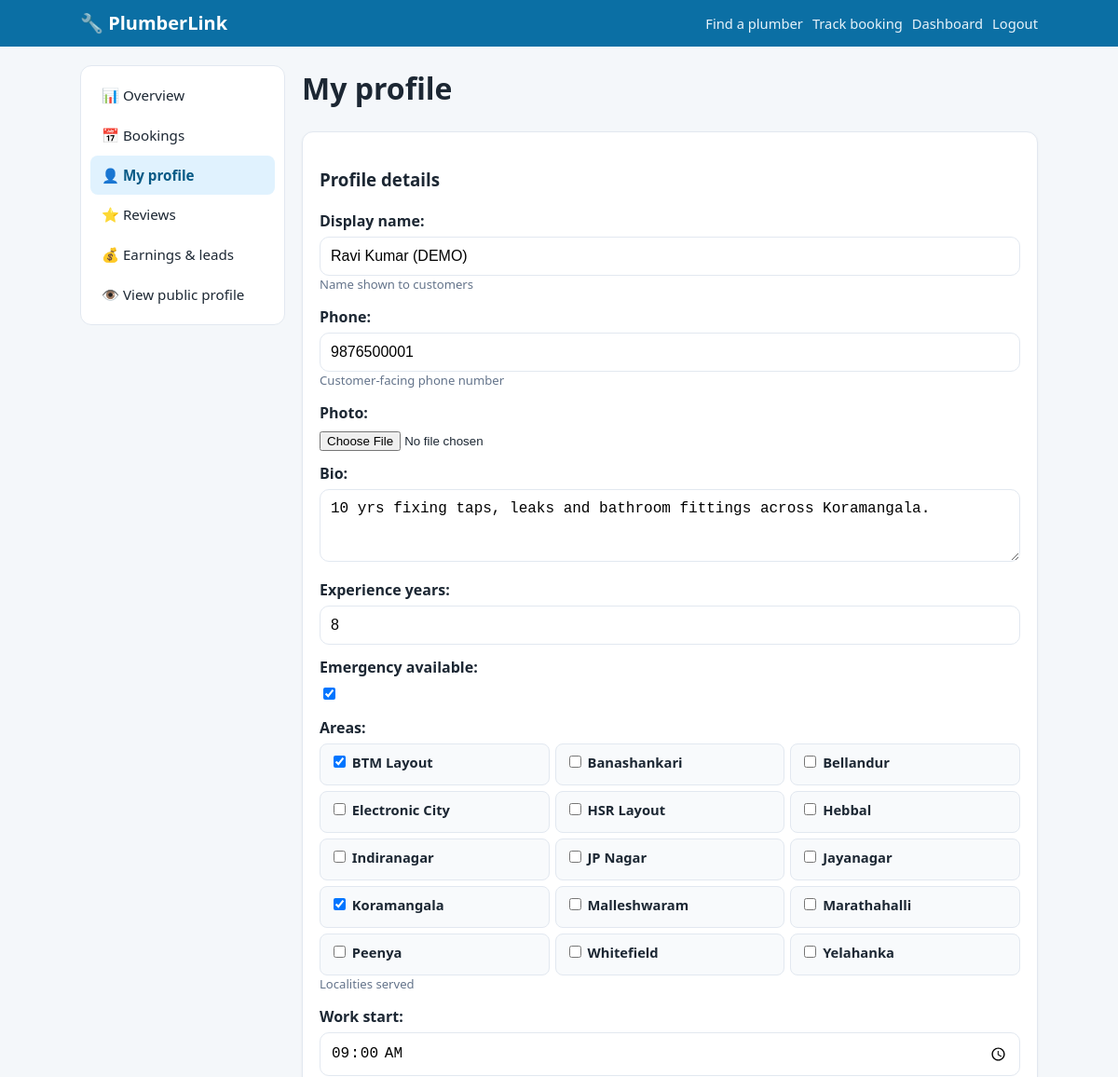
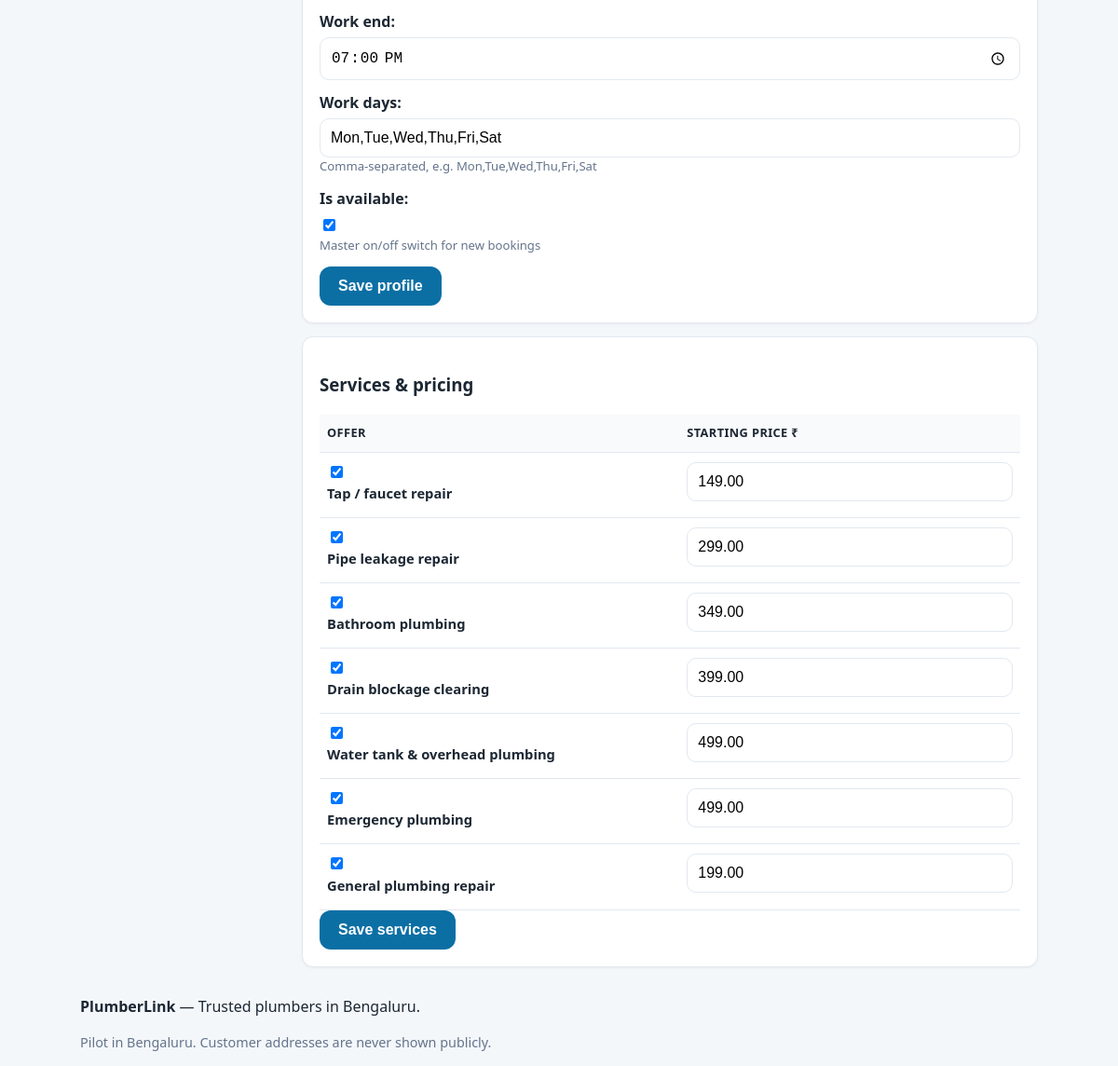
/provider/profile/ (signed in), run on the app's committed database (2 pictures, top to bottom).
### core/models.py (models this page shows, shortened)
class ProviderProfile(models.Model):
    user = models.OneToOneField(User, on_delete=models.CASCADE, related_name="provider_profile")
    display_name = models.CharField(max_length=120, help_text="Name shown to customers")
    phone = models.CharField(max_length=20, help_text="Customer-facing phone number")
    photo = models.ImageField(upload_to="providers/", blank=True, null=True)
    bio = models.TextField(blank=True)
    experience_years = models.PositiveSmallIntegerField(default=0)
    emergency_available = models.BooleanField(default=False)
    services = models.ManyToManyField(Service, through="ProviderService", related_name="providers")
    areas = models.ManyToManyField(Locality, related_name="providers", help_text="Localities served")
    work_start = models.TimeField(default="09:00")
    work_end = models.TimeField(default="19:00")
    work_days = models.CharField(
        max_length=60, default="Mon,Tue,Wed,Thu,Fri,Sat",
        help_text="Comma-separated, e.g. Mon,Tue,Wed,Thu,Fri,Sat",
    )
    is_available = models.BooleanField(default=True, help_text="Master on/off switch for new bookings")
    is_approved = models.BooleanField(default=False, help_text="Admin approval — unapproved profiles are hidden")
    is_featured = models.BooleanField(default=False, help_text="Pinned to the top of listings")
    is_demo = models.BooleanField(default=False, help_text="Sample data — clearly badged in the UI")
    rating_avg = models.FloatField(default=0.0)
    rating_count = models.PositiveIntegerField(default=0)
    created_at = models.DateTimeField(auto_now_add=True)
    updated_at = models.DateTimeField(auto_now=True)
    class Meta:
        ordering = ["-is_featured", "-rating_avg", "display_name"]

class Service(models.Model):
    category = models.ForeignKey(ServiceCategory, on_delete=models.CASCADE, related_name="services")
    name = models.CharField(max_length=120)
    slug = models.SlugField(max_length=120, blank=True)
    short_description = models.CharField(max_length=255, blank=True)
    active = models.BooleanField(default=True)
    sort_order = models.IntegerField(default=0)
    class Meta:
        ordering = ["sort_order", "name"]
        unique_together = ("category", "slug")

### core/views.py (the view)
# urls.py: path("provider/profile/", v.provider_profile, name="provider_profile"),
@provider_required
def provider_profile(request):
    p = request.provider
    if request.method == "POST":
        if "save_services" in request.POST:
            sform = ProviderServicesForm(request.POST, provider=p)
            pform = ProviderProfileForm(instance=p)
            if sform.is_valid():
                sform.save()
                messages.success(request, "Services and pricing updated.")
                return redirect("provider_profile")
        else:
            pform = ProviderProfileForm(request.POST, request.FILES, instance=p)
            sform = ProviderServicesForm(provider=p)
            if pform.is_valid():
                pform.save()
                messages.success(request, "Profile updated.")
                return redirect("provider_profile")
    else:
        pform = ProviderProfileForm(instance=p)
        sform = ProviderServicesForm(provider=p)
    service_rows = []
    for svc in Service.objects.filter(active=True, category__slug="plumber").order_by("sort_order"):
        service_rows.append({
            "check": sform[f"svc_{svc.id}"],
            "price": sform[f"price_{svc.id}"],
        })
    return render(request, "core/p_profile.html",
                  {"profile": p, "pform": pform, "sform": sform, "service_rows": service_rows})

### core/forms.py (shortened to what this page needs)
class ProviderProfileForm(forms.ModelForm):
    class Meta:
        model = ProviderProfile
        fields = ["display_name", "phone", "photo", "bio", "experience_years",
                  "emergency_available", "areas", "work_start", "work_end",
                  "work_days", "is_available"]
        widgets = {
            "areas": forms.CheckboxSelectMultiple,
            "bio": forms.Textarea(attrs={"rows": 3}),
            "work_start": forms.TimeInput(attrs={"type": "time"}),
            "work_end": forms.TimeInput(attrs={"type": "time"}),
        }

class ProviderServicesForm(forms.Form):
    def __init__(self, *args, provider=None, **kwargs):
        super().__init__(*args, **kwargs)
        self.provider = provider
        existing = {ps.service_id: ps for ps in provider.offered_services.select_related("service")}
        for svc in Service.objects.filter(active=True, category__slug="plumber").order_by("sort_order"):
            self.fields[f"svc_{svc.id}"] = forms.BooleanField(
                required=False, label=svc.name, initial=svc.id in existing)
            ps = existing.get(svc.id)
            self.fields[f"price_{svc.id}"] = forms.DecimalField(
                required=False, min_value=0, max_digits=8, decimal_places=2,
                label="Starting price ₹ (optional)",
                initial=ps.price_from if ps else None)

### core/context_processors.py (called while the page is built)
def site(request):
    return {
        "brand_name": "PlumberLink",
        "brand_tagline": "Trusted plumbers in Bengaluru",
        "service_categories": ServiceCategory.objects.all().prefetch_related("services"),
        "platform": PlatformSettings.get(),
    }

### core/models.py (called while the page is built)
    def __str__(self):
        return f"{self.name}"

    @classmethod
    def get(cls) -> "PlatformSettings":
        obj, _ = cls.objects.get_or_create(pk=1)
        return obj

### core/views.py (called while the page is built)
def provider_required(view):
    @wraps(view)
    @login_required
    def wrapper(request, *args, **kwargs):
        try:
            profile = request.user.provider_profile
        except ProviderProfile.DoesNotExist:
            messages.error(request, "This account is not registered as a provider.")
            return redirect("home")
        if not profile.is_approved:
            return redirect("provider_pending")
        request.provider = profile
        return view(request, *args, **kwargs)
    return wrapper

### core/templates/core/p_profile.html (shortened to what this page needs)
{% extends "core/p_base.html" %}
{% block pcontent %}
<h1>My profile</h1>
<div class="card">
  <h3>Profile details</h3>
  <form method="post" enctype="multipart/form-data">
    {% for f in pform %}
    <div class="field">{{ f.label_tag }}
      {% if f.name == "areas" %}<ul class="checklist">{% for c in f %}<li>{{ c }}</li>{% endfor %}</ul>
      {% else %}{{ f }}{% endif %}
      {% if f.help_text %}<div class="helptext">{{ f.help_text }}</div>{% endif %}{{ f.errors }}</div>
    {% endfor %}
    <button class="btn" type="submit">Save profile</button>
  </form>
</div>
<div class="card">
  <h3>Services & pricing</h3>
  <form method="post">
    <table class="tbl">
      <tr><th>Offer</th><th>Starting price ₹</th></tr>
      {% for row in service_rows %}
      <tr><td>{{ row.check }} <label>{{ row.check.label }}</label>{% if row.check.errors %}{{ row.check.errors }}{% endif %}</td>
          <td>{{ row.price }}{% if row.price.errors %}{{ row.price.errors }}{% endif %}</td></tr>
      {% endfor %}
    </table>
    <button class="btn" type="submit">Save services</button>
  </form>
</div>
{% endblock %}

### core/static/core/css/style.css (style rules this page uses)
:root { --brand:#0b6fa4; --brand-d:#085a86; --accent:#f59e0b; --bg:#f4f7fa; --card:#ffffff; --ink:#1c2733; --muted:#64748b; --line:#e2e8f0; --ok:#16a34a; --warn:#d97706; --bad:#dc2626; --radius:12px; }
* { box-sizing:border-box }
body { margin:0;font-family:system-ui,-apple-system,"Segoe UI",Roboto,Arial,sans-serif; background:var(--bg);color:var(--ink);line-height:1.5 }
.btn { display:inline-block;background:var(--brand);color:#fff;border:0;border-radius:var(--radius); padding:12px 20px;font-size:1rem;font-weight:600;cursor:pointer;text-decoration:none;text-align:center }
.card { background:var(--card);border:1px solid var(--line);border-radius:var(--radius); padding:18px;margin:14px 0;box-shadow:0 1px 3px rgba(0,0,0,.05) }
form .field { margin:12px 0 }
form label { display:block;font-weight:600;margin-bottom:5px }
form input[type=text],form input[type=number],form input[type=date],form input[type=time], form input[type=password],form select,form textarea { width:100%;padding:11px;border:1.5px solid var(--line);border-radius:10px;font-size:1rem;background:#fff }
.checklist { list-style:none;padding:0;margin:0;display:grid;grid-template-columns:repeat(auto-fill,minmax(200px,1fr));gap:6px }
.checklist li { background:#f8fafc;border:1px solid var(--line);border-radius:8px;padding:8px 10px;font-size:.92rem }
.helptext { color:var(--muted);font-size:.82rem }
table.tbl { width:100%;border-collapse:collapse;font-size:.92rem }
.tbl th,.tbl td { text-align:left;padding:10px 8px;border-bottom:1px solid var(--line);vertical-align:top }
.tbl th { background:#f8fafc;font-size:.8rem;text-transform:uppercase;letter-spacing:.03em }

### data on the page
ProviderProfile: pform "Ravi Kumar (DEMO)" "9876500001" "10 yrs fixing taps, leaks and bathroom fittings across Koramangala." "8" "☑" "09:00:00" "19:00:00" "Mon,Tue,Wed,Thu,Fri,Sat" "☑"
Service: check.label "Tap / faucet repair"
Service: check.label "Pipe leakage repair"
Service: check.label "Bathroom plumbing"
Service: check.label "Drain blockage clearing"
Service: check.label "Water tank & overhead plumbing"
Service: check.label "Emergency plumbing"
Service: check.label "General plumbing repair"

### other printed values
{{ brand_name }} "PlumberLink"
{{ f.label_tag }} "Display name:" "Phone:" "Photo:" "Bio:" "Experience years:" "Emergency available:" "Areas:" "Work start:" "Work end:" "Work days:" "Is available:"
{{ f.help_text }} "Name shown to customers" "Customer-facing phone number" "Localities served" "Comma-separated, e.g. Mon,Tue,Wed,Thu,Fri,Sat" "Master on/off switch for new bookings"
{{ brand_tagline }} "Trusted plumbers in Bengaluru"
